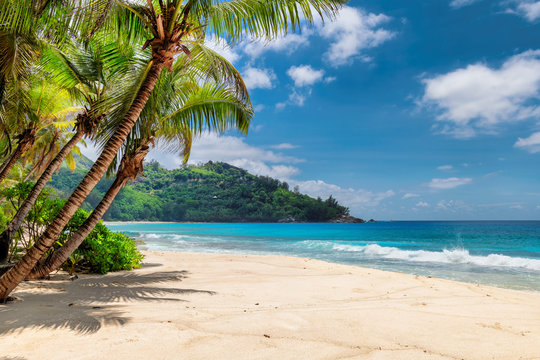
#> input picture testing/Small Testing/image.png, 540 x 360 px
$ python main.py image.png 100 100 1.0
#> lines starting #> are read from the running program, lines starting #| are printed output that depends on the picture
from PIL import Image
import sys
import os
import shutil

def display_image_in_terminal(image_path, max_width=None, max_height=None, scale_factor=1.0):
    """
    Display an image in the terminal using RGB Unicode blocks.
    Automatically scales to terminal size if max_width and max_height are not specified.
    """
#> called with image_path = 'image.png', max_width = 100, max_height = 100, scale_factor = 1
    try:
        # Open the image
        img = Image.open(image_path)
#> img is the input picture: PIL image 540x360 RGBA; mean R, G, B, A 127.9, 148.8, 142.3, 255

        # Get terminal size
        terminal_size = shutil.get_terminal_size()

        # Calculate usable terminal dimensions with scaling factor
        usable_width = int((terminal_size.columns - 2) * scale_factor)
        usable_height = int((terminal_size.lines - 3) * scale_factor)  # Extra line for status

        # Use terminal dimensions if not specified, but with more conservative sizing
        if max_width is None:
            max_width = usable_width
        if max_height is None:
            max_height = usable_height

        # Calculate new dimensions while maintaining aspect ratio
        aspect_ratio = img.height / img.width
#> aspect_ratio = 0.667
        width = min(max_width, usable_width)
        height = int(aspect_ratio * width / 2)  # Divide by 2 because terminal characters are taller than wide
#> height = 26

        # Ensure height doesn't exceed max_height
        if height > max_height:
            height = max_height
            width = int(height * 2 / aspect_ratio)

        # Resize the image
        img = img.resize((width, height))
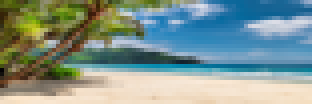
#> img: PIL image 78x26 RGBA (shown 4 times larger); mean R, G, B, A 127.9, 148.8, 142.3, 255

        # Convert to RGB if it's not already
        img = img.convert('RGB')
#> img: PIL image 78x26 RGB

        # Get pixel data
        pixels = list(img.getdata())
#> pixels = 2028 items, first 6: (74, 82, 11), (93, 102, 22), (94, 110, 17), (76, 93, 12), (71, 73, 19), (83, 68, 33)
        pixel_matrix = [pixels[i:i+width] for i in range(0, len(pixels), width)]
#> pixel_matrix = 26 items

        # Clear the terminal first (for better display)
        os.system('clear' if os.name == 'posix' else 'cls')

        # Display the image using Unicode block character with ANSI color codes
        for row in pixel_matrix:
            line = ""
            for r, g, b in row:
                # Use ANSI escape codes to set the background color and print a space
                line += f"\033[48;2;{r};{g};{b}m  \033[0m"
            print(line)
#> this loop made 26 passes
#> (printed output is left out)

        print(f"Terminal: {terminal_size.columns}x{terminal_size.lines} | Image: {width}x{height} | Scale: {scale_factor:.2f}")
        return True

    except Exception as e:
        print(f"Error: {e}")
        return False

def main():
    if len(sys.argv) < 2:
        print("Usage: python main.py <path_to_image> [width] [height] [scale_factor]")
        print("Example: python main.py sample.jpg")
        print("Example with scale: python main.py sample.jpg 0 0 0.75")
        return

    image_path = sys.argv[1]

    # Get optional width and height parameters if provided
    max_width = None
    max_height = None
    scale_factor = 0.75  # Default to 75% of terminal size to avoid needing zoom

    if len(sys.argv) > 2:
        try:
            max_width = int(sys.argv[2])
            if max_width == 0:  # Allow 0 to mean "auto size"
                max_width = None
        except ValueError:
            print("Width parameter must be an integer")
            return

    if len(sys.argv) > 3:
        try:
            max_height = int(sys.argv[3])
            if max_height == 0:  # Allow 0 to mean "auto size"
                max_height = None
        except ValueError:
            print("Height parameter must be an integer")
            return

    if len(sys.argv) > 4:
        try:
            scale_factor = float(sys.argv[4])
            if scale_factor <= 0 or scale_factor > 1.0:
                print("Scale factor must be between 0.1 and 1.0")
                scale_factor = 0.75
        except ValueError:
            print("Scale factor must be a float between 0.1 and 1.0")
            return

    display_image_in_terminal(image_path, max_width, max_height, scale_factor)

if __name__ == "__main__":
    main()

$ run again, on testing/Small Testing/image2.png
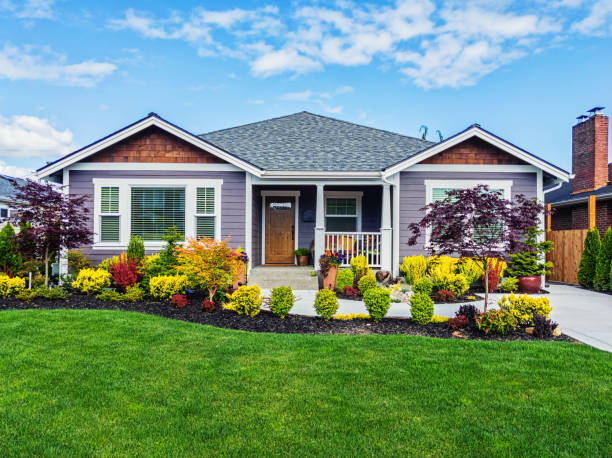
#> input picture testing/Small Testing/image2.png, 612 x 458 px
#> in display_image_in_terminal, img is the input picture: PIL image 612x458 RGBA; mean R, G, B, A 116.1, 145.8, 122.7, 255
#> in display_image_in_terminal, `img = img.resize((width, height))`:
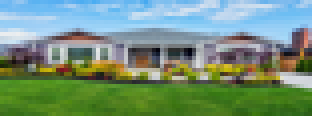
#> img: PIL image 78x29 RGBA (shown 4 times larger); mean R, G, B, A 116.2, 145.8, 122.7, 255
#> pixels = 2262 items, first 6: (122, 188, 243), (119, 187, 241), (113, 184, 241), (132, 192, 241), (146, 197, 240), (147, 197, 240)
#> pixel_matrix = 29 items
#> the loop in display_image_in_terminal, `for row in pixel_matrix:` made 29 passes
#> (printed output is left out)
